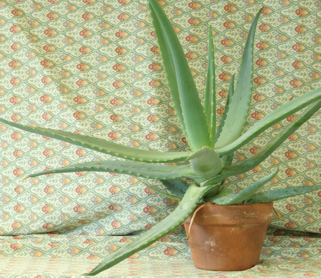
%> input picture Project/code/image_stereo/results/Aloe.png, 321 x 278 px
$ octave run_genImages.m   (GNU Octave 9; MATLAB toolbox functions it lacks are replaced by stand-ins)
%> lines starting %> are read from the running program, lines starting %| are printed output that depends on the picture
### Project/code/image_stereo/genStereo.m
function [imgL,imgR] = genStereo(img,dis)
% This function generates the left and right images of the given image
    [h,w,c]=size(img);
    [x,y]=ndgrid(1:h,1:w);
    lefty=y+dis/2;
    lefty=lefty-lefty(1,1);
    righty=y-dis/2;
    righty=righty-righty(1,1);
    x=x(:);
    y=y(:);
    lefty=lefty(:);
    righty=righty(:);
    imgL=zeros(h,w,c);
    imgR=imgL;
    for i=1:c
        imgv=img(:,:,i);
        imgv=imgv(:);
        imgL(:,:,i)=reshape(griddata(x,lefty,imgv,x,y),h,w);
        imgR(:,:,i)=reshape(griddata(x,righty,imgv,x,y),h,w);
    end
end

### Project/code/image_stereo/run_genImages.m
imgs={'Aloe.png','Bowling2.png','Flowerpots.png','Middlebury_20_clean_color.png','Middlebury_21_clean_color.png'};
disps={'Aloe_disp.png','Bowling2_disp.png','Flowerpots_disp.png','Middlebury_20_output_disparity.png','Middlebury_21_output_disparity.png'};
for i=1:size(imgs,2)
    img=im2double(imread(imgs{i}));
    dis=im2double(imread(disps{i}));
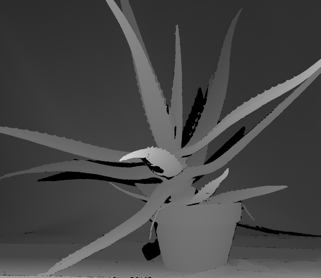
%> input picture Project/code/image_stereo/results/Aloe_disp.png, 321 x 278 px
%> dis: size 278x321 double; min 0, max 0.859, mean 0.276
    [imgL,imgR]=genStereo(img, dis*10);
%> in genStereo, `lefty=y+dis/2;`:
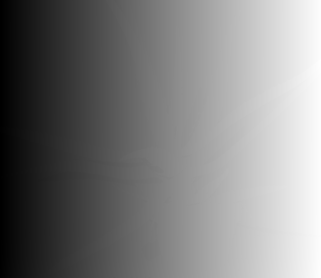
%> lefty: size 278x321 double; min 1.78, max 324.4, mean 162.4; drawn with min black and max white
%> (the run ends here)
